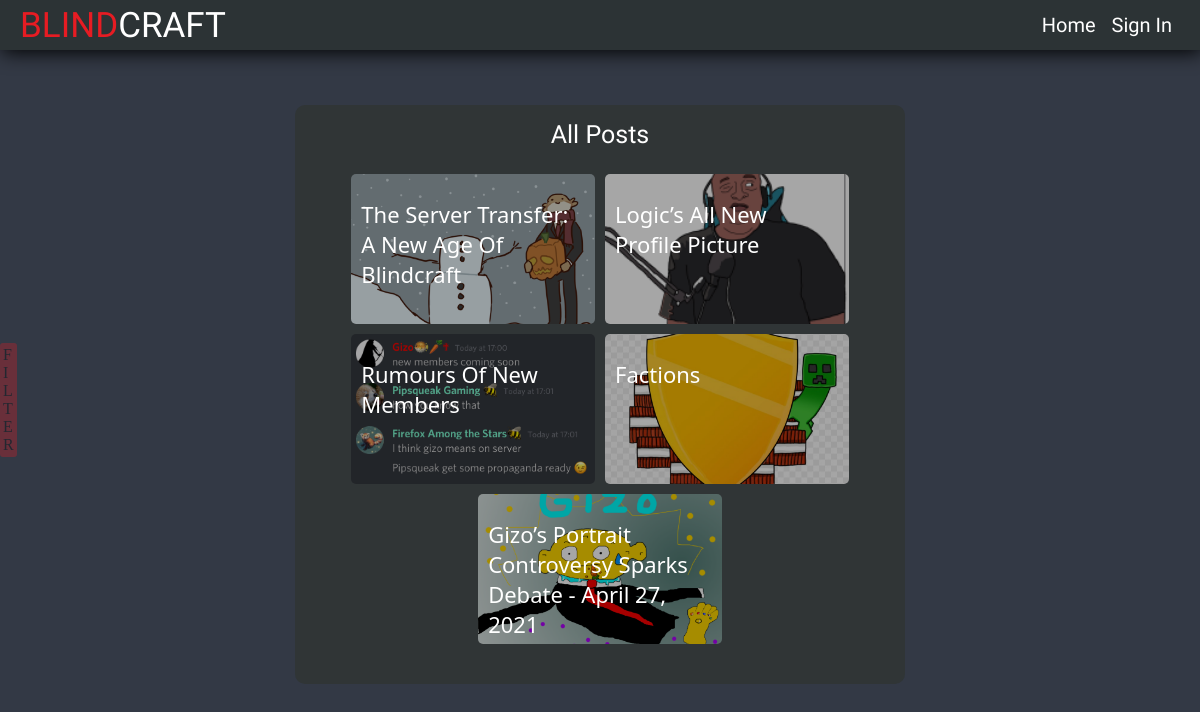
Page /news/ on the committed database.
### newsBlog/models.py (models this page shows, shortened)
class Post(models.Model):
	id = models.UUIDField(primary_key=True, default=uuid.uuid4, editable=False)
	STATUS_CHOICES = (
		('draft', 'Draft'),
		('published', 'Published'),
	)
	title = models.CharField(max_length=250,blank=False)
	slug = models.SlugField(max_length=250,unique_for_date='publish',blank=False)
	body = models.TextField(blank=False)
	thumbnail = models.CharField(max_length=50,blank=True,default='WLUHO9A_xik',help_text='ONLY PHOTOS UPLOADED TO SERVER!!')
	author = models.ForeignKey(User, on_delete=models.CASCADE,related_name='newsBlog_post')
	publish = models.DateTimeField(default=timezone.now)
	created = models.DateTimeField(auto_now_add=True)
	updated = models.DateTimeField(auto_now=True)
	status = models.CharField(max_length=10,choices=STATUS_CHOICES,default='draft')
	objects = models.Manager() #Django's default model manager/filterer
	published = PublishedManager() #Our custom model manager/filterer
	tags = TaggableManager(through=UUIDTaggedItem)
	class Meta:
		ordering = ('-publish',)
	def get_absolute_url(self):
		 return reverse('newsBlog:detail',args=[self.publish.year,
		 										self.publish.month,
												self.publish.day, self.slug])

### newsBlog/views.py (the view)
# urls.py: path('' ,list ,name = 'list'),
def list(request):
	return render(request,'newsBlog/files/listBlog.html',{'nav':'common/nav.html','posts':Post.published.all(),'css':'newsBlog/files/listBlogCss.html','js':'newsBlog/files/listBlogJs.html'})

### newsBlog/models.py (called while the page is built)
	def get_queryset(self):
		return super(PublishedManager,self).get_queryset()\
										   .filter(status='published')

### templates/newsBlog/files/listBlog.html (shortened to what this page needs)
{% extends "newsBlog/base.html" %}
{% block content %}
<div id="container">
    <div id="postList">
        <span class="heading">All Posts</span>
        <div id="postContainer">
            {% for post in posts %}
            <div class="post" onclick="document.location.href = '{{ post.get_absolute_url }}'">
                <div class="postTitle">{{ post.title|truncatewords:15 }}</div>
                <img class="postThumbnail" src="/media/{{ post.thumbnail }}">
            </div>
            {% endfor %}
        </div>
    </div>
</div>
{% endblock %}
{% block extras %}
<div id="filterTrigger">
    <div id="filterTriggerButton" onclick="filterTrigger('open')">
        <span>F</span><br>
        <span>I</span><br>
        <span>L</span><br>
        <span>T</span><br>
        <span>E</span><br>
        <span>R</span><br>
    </div>
</div>
{% endblock extras %}

### templates/newsBlog/base.html (shortened to what this page needs)
<!DOCTYPE html>
<html lang="en">
<head>
</head>
<body>
    <div id="content">
        {% include nav %}
        {% block content %} {% endblock content %}
    </div>
    {% block extras %}{% endblock extras %}
</body>
</html>

### templates/common/nav.html (shortened to what this page needs)
<div id="nav">
    <div id="navCompany">
        <span id="first" onclick="document.location.href = '/'">
            Blind
        </span>
        <span id="second" onclick="document.location.href = '/'">
            Craft
        </span>
    </div>
    <div id="navButton">
        <a id="homeL" href="/"><span>home</span></a>
        {% if request.user.is_authenticated %}
        <a id="profileL" href="/account/"><span>{{ request.user.first_name }}</span></a>
        {% else %}
        <a id="profileL" href="/account/signin/"><span>sign in</span></a>
        {% endif %}
    </div>
</div>

### templates/newsBlog/base.html (style rules this page uses)
body { width: 100vw; height: auto; background-color: #333945; overflow-x: hidden; }
#content { margin-top: 100px; height: auto; width: 100%; min-height: 50vh; text-align: -webkit-center; overflow: hidden; position: absolute; top: 0; left: 0; }

### templates/newsBlog/files/listBlogCss.html (style rules this page uses)
#container { height: auto; display: flex; flex-wrap: wrap; width: 95%; justify-content: center; perspective: 6000px; margin-bottom: 25px; }
#postList, #postTrending { height: -webkit-fit-content; min-height: 10vh; padding: 15px 20px; background-color: #303536; color: white; border-radius: 10px; margin: 5px 15px; }
.heading { text-transform: capitalize; color: white; cursor: default; font-family: 'Spartan', sans-serif; }
#postContainer { display: flex; flex-wrap: wrap; width: 95%; height: auto; min-height: 200px; justify-content: center; margin: 20px 0; }
#postContainer .post { width: 45%; height: auto; min-height: 150px; max-height: 200px; margin: 5px; border-radius: 5px; position: relative; overflow: hidden; -webkit-font-smoothing: antialiased; backface-visibility: hidden; }
#postContainer .post .postTitle { margin: 25px auto; text-transform: capitalize; cursor: default; font-family: system-ui; text-align: left; padding: 0 15px 0 10px; z-index: 10; position: absolute; top: 0; left: 0; height: 100%; transition: 0.2s; }
#postContainer .post .postThumbnail { position: absolute; height: 100%; width: auto; min-width: 100%; margin: 0; z-index: 5; top: 0; left: 0; object-fit: cover; object-position: center; filter: brightness(0.65); }
#filterTrigger { position: fixed; display: flex; align-items: center; left: 0; top: 0; height: 100%; width: 20px; }
#filterTrigger #filterTriggerButton { background: #E71C23; padding: 3px; opacity: 0.3; border-radius: 3px; height: fit-content; width: fit-content; cursor: default; }
@media (min-width:320px) { #postList, #postTrending { width: 85%; } }
@media (min-width:320px) { .heading { font-size: 17px; } }
@media (min-width:320px) { .postTitle { font-size: 15px; } }
@media (min-width:320px) { #postContainer .post { width: 85%; } }
@media (min-width:481px) { #postList, #postTrending { width: 85%; } }
@media (min-width:481px) { .heading { font-size: 20px; } }
@media (min-width:481px) { .postTitle { font-size: 17px; } }
@media (min-width:481px) { #postContainer .post { width: 45%; } }
@media (min-width:641px) { #postList, #postTrending { width: 90%; } }
@media (min-width:641px) { .heading { font-size: 22px; } }
@media (min-width:641px) { .postTitle { font-size: 20px; } }
@media (min-width:641px) { #postContainer .post { width: 45%; } }
@media (min-width:961px) { #postList, #postTrending { width: 85%; } }
@media (min-width:961px) { .heading { font-size: 25px; } }
@media (min-width:961px) { .postTitle { font-size: 22px; } }
@media (min-width:961px) { #postContainer .post { width: 45%; } }
@media (min-width:1025px) { #postList { width: 50%; } }
@media (min-width:1025px) { .heading { font-size: 25px; } }
@media (min-width:1025px) { .postTitle { font-size: 22px; } }
@media (min-width:1025px) { #postContainer .post { width: 45%; } }

### rows in the picture
Post: title "The Server Transfer: A New Age Of Blindcraft", thumbnail (picture)
Post: title "Logic’s All New Profile Picture", thumbnail (picture)
Post: title "Rumours Of New Members", thumbnail (picture)
Post: title "Factions", thumbnail (picture)
Post: title "Gizo’s Portrait Controversy Sparks Debate - April 27, 2021", thumbnail (picture)
